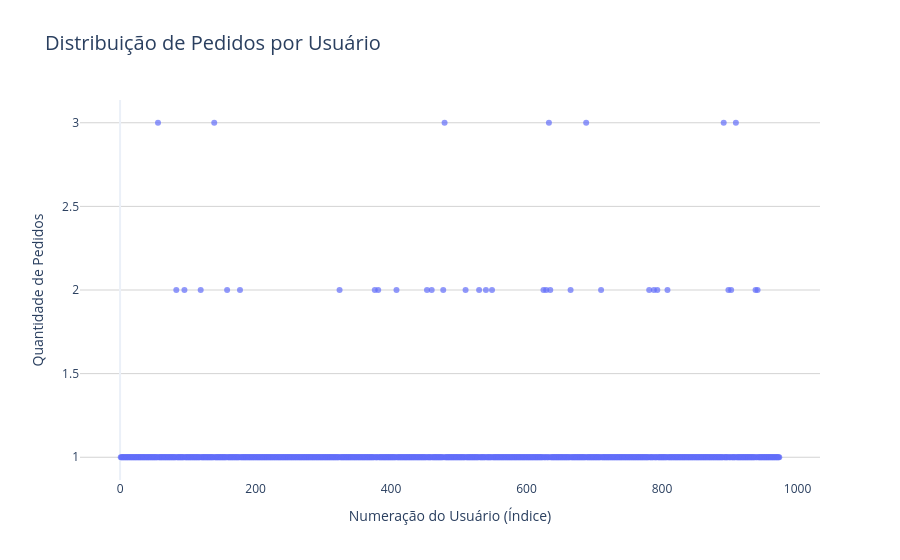

Notebook code for this chart:
### Code cell
fig_corr = px.scatter(
    orders_per_users, 
    x='numero_do_usuario', 
    y='transactions',
    title='Distribuição de Pedidos por Usuário',
    labels={'numero_do_usuario': 'Numeração do Usuário (Índice)', 'transactions': 'Quantidade de Pedidos'},
    opacity=0.7,  # Ajuda a ver onde há mais densidade de pontos
    template='plotly_white'
)

fig_corr.update_layout(
    title_font_size=20,
    xaxis_showgrid=False,
    yaxis_gridcolor='LightGray'
)

fig_corr.show()

### Figure 1 — Plotly figure (JSON) as saved in the notebook; plotly's stock layout.template omitted (floating-point values rounded to 4 significant figures; data arrays with more than 128 entries replaced by an {"elided": "..."} marker saying what was removed)
{"data": [{"hovertemplate": "Numeração do Usuário (Índice)=%{x}<br>Quantidade de Pedidos=%{y}<extra></extra>", "legendgroup": "", "marker": {"color": "#636efa", "opacity": 0.7, "symbol": "circle"}, "mode": "markers", "name": "", "orientation": "v", "showlegend": false, "type": "scatter", "x": {"elided": "973 int values"}, "xaxis": "x", "y": {"elided": "973 int values"}, "yaxis": "y"}], "layout": {"legend": {"tracegroupgap": 0}, "title": {"font": {"size": 20}, "text": "Distribuição de Pedidos por Usuário"}, "xaxis": {"anchor": "y", "domain": [0, 1], "showgrid": false, "title": {"text": "Numeração do Usuário (Índice)"}}, "yaxis": {"anchor": "x", "domain": [0, 1], "gridcolor": "LightGray", "title": {"text": "Quantidade de Pedidos"}}}}
